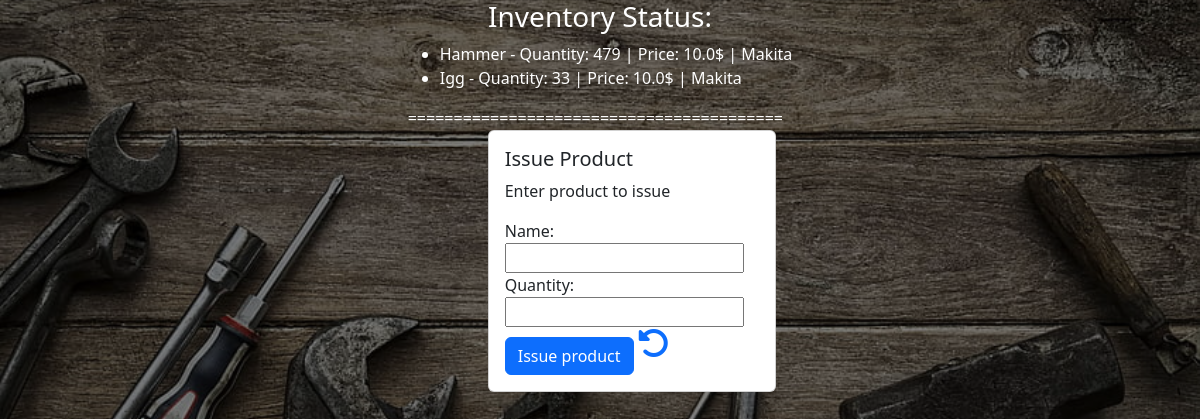
The page /warehouse/issue_product/ (signed in) on the database as committed earlier.
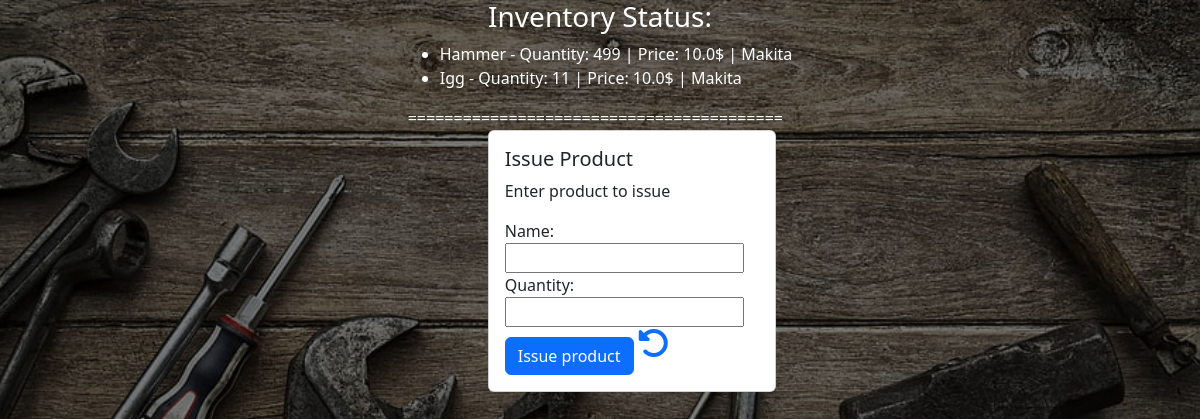
The same page on the database as committed later.
### mywarehouse/warehouseapp/models.py (models this page shows, shortened)
class Product(models.Model):
    name = models.CharField(max_length=50)
    price = models.FloatField()
    quantity = models.IntegerField()
    company = models.ForeignKey(Company, null=True, blank=True, on_delete=models.CASCADE)
    region = models.ManyToManyField(Region, blank=True)

class Company(models.Model):
    name = models.CharField(max_length=50)

### mywarehouse/warehouseapp/views.py (the view, shortened to what this page needs)
# urls.py: path('issue_product/', views.IssueProductView.as_view(), name='issue_product'),
class IssueProductView(LoginRequiredMixin, View):
    template_name = 'issue_product.html'
    def get(self, request):
        products = Product.objects.all()
        form = IssueProductForm()
        return render(request, self.template_name, {'products': products, 'form': form})

### mywarehouse/warehouseapp/forms.py
class IssueProductForm(BaseProductForms):
    class Meta(BaseProductForms.Meta):
        fields = ['name', 'quantity']

### mywarehouse/warehouseapp/templates/issue_product.html (shortened to what this page needs)
{% extends 'base.html' %}
{% load bootstrap %}
{% block content %}
    <h3 style="text-align: center;">Inventory Status:</h3>
    <ul>
    {% for product in products %}
        <li>{{ product.name }} - Quantity: {{ product.quantity }} | Price: {{ product.price }}$
            | {{ product.company.name }}</li>
    {% endfor %}
    </ul>
    =========================================
   <div class="card" style="width: 18rem; margin-left: 80px;">
  <div class="card-body">
    <h5 class="card-title">Issue Product</h5>
    <p class="card-text">Enter product to issue</p>
       <form method="post" action="{% url 'issue_product' %}">
        {{ form|bootstrap }}
        <button type="submit" class="btn btn-primary" style="margin-top: 10px;">Issue product</button>
        <a href="{% url 'index' %}" title="Back"><i class="fa-solid fa-2x fa-rotate-left"></i></a>
    </form>
  </div>
</div>
{% endblock %}

Rows that differ between the two databases and show on the page:
changed Product "Hammer": quantity "479" → "499"
changed Product "Igg": quantity "33" → "11"
